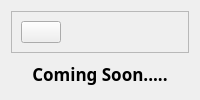
               <widget class="QWidget" name="linkCheck_page">
                <layout class="QVBoxLayout" name="verticalLayout_66">
                 <item>
                  <widget class="QFrame" name="frame_46">
                   <property name="frameShape">
                    <enum>QFrame::StyledPanel</enum>
                   </property>
                   <property name="frameShadow">
                    <enum>QFrame::Raised</enum>
                   </property>
                   <layout class="QVBoxLayout" name="verticalLayout_68">
                    <item>
                     <widget class="QPushButton" name="backlcBtn">
                      <property name="sizePolicy">
                       <sizepolicy hsizetype="Fixed" vsizetype="Fixed">
                        <horstretch>0</horstretch>
                        <verstretch>0</verstretch>
                       </sizepolicy>
                      </property>
                      <property name="text">
                       <string/>
                      </property>
                      <property name="icon">
                       <iconset resource="resources.qrc">
                        <normaloff>:/icons/icons/arrow-left.svg</normaloff>:/icons/icons/arrow-left.svg</iconset>
                      </property>
                      <property name="iconSize">
                       <size>
                        <width>24</width>
                        <height>24</height>
                       </size>
                      </property>
                     </widget>
                    </item>
                   </layout>
                  </widget>
                 </item>
                 <item>
                  <widget class="QLabel" name="label_40">
                   <property name="sizePolicy">
                    <sizepolicy hsizetype="Expanding" vsizetype="Expanding">
                     <horstretch>0</horstretch>
                     <verstretch>0</verstretch>
                    </sizepolicy>
                   </property>
                   <property name="font">
                    <font>
                     <family>Segoe Print</family>
                     <pointsize>13</pointsize>
                     <weight>75</weight>
                     <bold>true</bold>
                    </font>
                   </property>
                   <property name="text">
                    <string>Coming Soon.....</string>
                   </property>
                   <property name="alignment">
                    <set>Qt::AlignCenter</set>
                   </property>
                  </widget>
                 </item>
                </layout>
               </widget>
